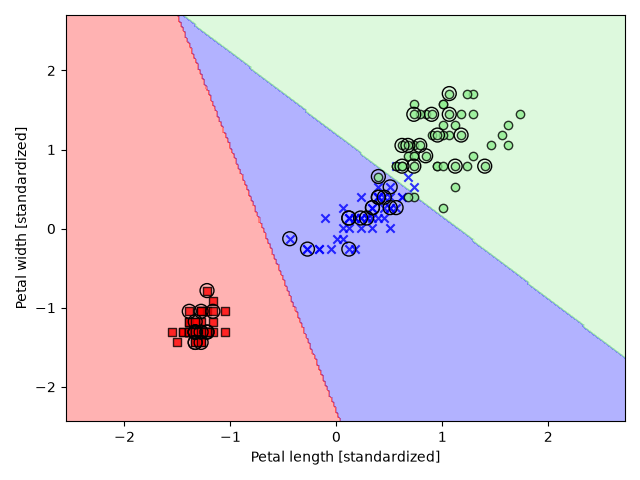

This chart was generated by the following Python code:
import numpy as np
import pandas as pd
from matplotlib import colors
import matplotlib.pyplot as plt
from matplotlib.colors import ListedColormap
from sklearn.datasets import load_iris
from sklearn.model_selection import train_test_split
from sklearn.preprocessing import StandardScaler
from sklearn.linear_model import LogisticRegression
from sklearn.multiclass import OneVsRestClassifier
from sklearn.metrics import accuracy_score

# Load the Iris dataset
iris = load_iris()

# Extract the features (petal length and petal width) and target labels (species)
X = iris.data[:, [2, 3]]
y = iris.target

# Print the class labels and the number of samples and features
print('Class labels:', np.unique(y))
print('Number of samples:', X.shape[0])
print('Number of features:', X.shape[1])

# Split the dataset into training and testing sets (70% training, 30% testing)
X_train, X_test, y_train, y_test = train_test_split(X, y, test_size=0.3, random_state=1, stratify=y)

# Print the counts of each class label in the original dataset, training set, and testing set
print("Labels counts in y:", np.bincount(y))
print("Labels counts in y_train:", np.bincount(y_train))
print("Labels counts in y_test:", np.bincount(y_test))

# Standardize the features by removing the mean and scaling to unit variance
sc = StandardScaler()

# fit_transform the training data but transform the testing data
X_train_std = sc.fit_transform(X_train)
X_test_std = sc.transform(X_test)

lr = OneVsRestClassifier(LogisticRegression(C=100.0, solver='lbfgs'))
lr.fit(X_train_std, y_train)

# Make predictions on the test set
y_pred = lr.predict(X_test_std)
print('Misclassified samples: %d' % (y_test != y_pred).sum())
# Calculate and print the accuracy of the model
accuracy = accuracy_score(y_test, y_pred)
print('Accuracy: %.2f' % accuracy)

def plot_decision_regions(X, y, classifier, test_idx=None, resolution=0.02):
    # Set up marker generator and color map
    markers = ('s', 'x', 'o', '^', 'v') # Define different markers for each class
    colors = ('red', 'blue', 'lightgreen', 'gray', 'cyan') # Define different colors for each class
    cmap = ListedColormap(colors[:len(np.unique(y))]) # Create a color map

    # Plot the decision surface
    x1_min, x1_max = X[:, 0].min() - 1, X[:, 0].max() + 1  # Define the min and max values for the first feature (petal length) with some padding
    x2_min, x2_max = X[:, 1].min() - 1, X[:, 1].max() + 1  # Define the min and max values for the second feature (petal width) with some padding
    xx1, xx2 = np.meshgrid(np.arange(x1_min, x1_max, resolution), # Create a mesh grid for the first feature (petal length) using the defined min and max values and the specified resolution
                           np.arange(x2_min, x2_max, resolution)) # Create a mesh grid for the second feature (petal width) using the defined min and max values and the specified resolution
    lab = classifier.predict(np.array([xx1.ravel(), xx2.ravel()]).T) # Predict the class labels for each point in the mesh grid
    lab = lab.reshape(xx1.shape) # Reshape the predicted labels to match the shape of the mesh grid
    plt.contourf(xx1, xx2, lab, alpha=0.3, cmap=cmap) # Plot the decision surface using contourf with the predicted labels and the defined color map
    plt.xlim(xx1.min(), xx1.max()) # Set the x-axis limits to the min and max values of the first feature (petal length)
    plt.ylim(xx2.min(), xx2.max()) # Set the y-axis limits to the min and max values of the second feature (petal width)


    # Plot all samples
    for idx, cl in enumerate(np.unique(y)): # Loop through each unique class label in the target labels
        plt.scatter(x=X[y == cl, 0],     # X coordinate of the samples belonging to the 0 class label
                    y=X[y == cl, 1],     # Y coordinate of the samples belonging to the 1 class label
                    alpha=0.8,           # Set the transparency of the points to 0.8
                    c=colors[idx],       # colour of the points based on the class label
                    marker=markers[idx], # marker style of the points based on the class label
                    label=cl,            # label for the class in the legend
                    edgecolor='black')   # Set the edge color of the points to black

    # Highlight test samples
    if test_idx: # If test indices are provided
        
        X_test, y_test = X[test_idx, :], y[test_idx] # Extract the test samples and their corresponding labels
        
        plt.scatter(X_test[:, 0],
                    X_test[:, 1], # Plot the test samples
                    c='none', # Set the color of the test samples to none
                    edgecolor='black', # Set the edge color of the test samples to black
                    alpha=1.0, # Set the transparency of the test samples to 1.0
                    linewidth=1, # Set the line width of the edges of the test samples to 1
                    marker='o', # Use a circle marker for the test samples
                    s=100, # Set the size of the test sample markers to 100
                    label='test set') # Label for the test samples in the legend


# Plot the decision regions for the training and test sets
X_combined_std = np.vstack((X_train_std, X_test_std)) # Combine the standardized training and test sets
y_combined = np.hstack((y_train, y_test)) # Combine the training and test labels
# Plot the decision regions using the combined data and the trained classifier
plot_decision_regions(X=X_combined_std,
                      y=y_combined, 
                      classifier=lr, 
                      test_idx=range(105, 150))
plt.xlabel('Petal length [standardized]') # Set the x-axis label
plt.ylabel('Petal width [standardized]') # Set the y-axis label
plt.tight_layout() # Adjust the layout of the plot to make it tight
plt.show() # Display the plot
